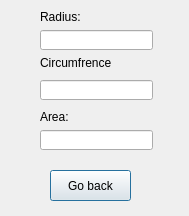
<?xml version="1.0" encoding="UTF-8"?>
<ui version="4.0">
 <class>Circle</class>
 <widget class="QDialog" name="Circle">
  <property name="geometry">
   <rect>
    <x>0</x>
    <y>0</y>
    <width>189</width>
    <height>216</height>
   </rect>
  </property>
  <property name="windowTitle">
   <string>Circle Calculate</string>
  </property>
  <widget class="QLineEdit" name="radius">
   <property name="geometry">
    <rect>
     <x>40</x>
     <y>30</y>
     <width>113</width>
     <height>20</height>
    </rect>
   </property>
  </widget>
  <widget class="QLineEdit" name="circum">
   <property name="geometry">
    <rect>
     <x>40</x>
     <y>80</y>
     <width>113</width>
     <height>20</height>
    </rect>
   </property>
  </widget>
  <widget class="QLineEdit" name="area">
   <property name="geometry">
    <rect>
     <x>40</x>
     <y>130</y>
     <width>113</width>
     <height>20</height>
    </rect>
   </property>
  </widget>
  <widget class="QLabel" name="label">
   <property name="geometry">
    <rect>
     <x>40</x>
     <y>10</y>
     <width>46</width>
     <height>13</height>
    </rect>
   </property>
   <property name="text">
    <string>Radius:</string>
   </property>
  </widget>
  <widget class="QLabel" name="label_2">
   <property name="geometry">
    <rect>
     <x>40</x>
     <y>55</y>
     <width>71</width>
     <height>16</height>
    </rect>
   </property>
   <property name="text">
    <string>Circumfrence:</string>
   </property>
  </widget>
  <widget class="QLabel" name="label_3">
   <property name="geometry">
    <rect>
     <x>40</x>
     <y>110</y>
     <width>46</width>
     <height>13</height>
    </rect>
   </property>
   <property name="text">
    <string>Area:</string>
   </property>
  </widget>
  <widget class="QPushButton" name="pushButton">
   <property name="geometry">
    <rect>
     <x>50</x>
     <y>170</y>
     <width>81</width>
     <height>31</height>
    </rect>
   </property>
   <property name="text">
    <string>Go back</string>
   </property>
  </widget>
 </widget>
 <resources/>
 <connections/>
</ui>
